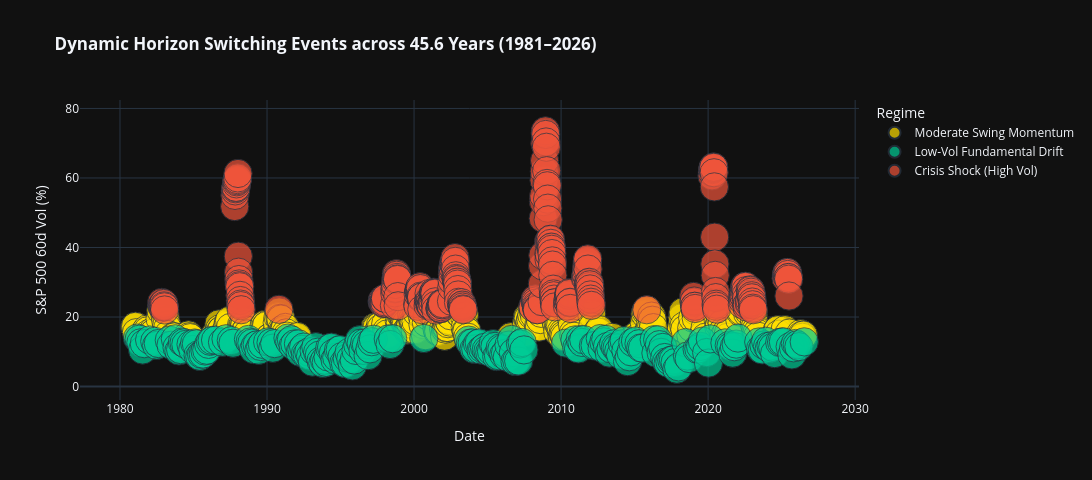

Source (notebook cell):
### Markdown cell above
## 8. Regime-Switching Timeline: How the Strategy Adapted $(H_t, F_t)$ Over Time

### Code cell
df_regime_logs = pd.DataFrame(adaptive_regime_logs)

fig_regimes = px.scatter(
    df_regime_logs, x='Date', y='S&P 500 60d Vol (%)',
    color='Regime', size=[10]*len(df_regime_logs),
    title="<b>Dynamic Horizon Switching Events across 45.6 Years (1981–2026)</b>",
    color_discrete_map={
        'Crisis Shock (High Vol)': '#EF553B',
        'Moderate Swing Momentum': '#FFDF00',
        'Low-Vol Fundamental Drift': '#00CC96'
    }
)

fig_regimes.update_layout(template='plotly_dark', width=1100, height=480)
fig_regimes.show()

### Figure 1 — Plotly figure (JSON) as saved in the notebook; plotly's stock layout.template omitted (floating-point values rounded to 4 significant figures; data arrays with more than 128 entries replaced by an {"elided": "..."} marker saying what was removed)
{"data": [{"hovertemplate": "Regime=Moderate Swing Momentum<br>Date=%{x}<br>S&P 500 60d Vol (%)=%{y}<br>size=%{marker.size}<extra></extra>", "legendgroup": "Moderate Swing Momentum", "marker": {"color": "#FFDF00", "size": {"elided": "232 int values"}, "sizemode": "area", "sizeref": 0.025, "symbol": "circle"}, "mode": "markers", "name": "Moderate Swing Momentum", "orientation": "v", "showlegend": true, "type": "scatter", "x": {"elided": "232 str values"}, "xaxis": "x", "y": {"elided": "232 float values"}, "yaxis": "y"}, {"hovertemplate": "Regime=Low-Vol Fundamental Drift<br>Date=%{x}<br>S&P 500 60d Vol (%)=%{y}<br>size=%{marker.size}<extra></extra>", "legendgroup": "Low-Vol Fundamental Drift", "marker": {"color": "#00CC96", "size": {"elided": "218 int values"}, "sizemode": "area", "sizeref": 0.025, "symbol": "circle"}, "mode": "markers", "name": "Low-Vol Fundamental Drift", "orientation": "v", "showlegend": true, "type": "scatter", "x": {"elided": "218 str values"}, "xaxis": "x", "y": {"elided": "218 float values"}, "yaxis": "y"}, {"hovertemplate": "Regime=Crisis Shock (High Vol)<br>Date=%{x}<br>S&P 500 60d Vol (%)=%{y}<br>size=%{marker.size}<extra></extra>", "legendgroup": "Crisis Shock (High Vol)", "marker": {"color": "#EF553B", "size": {"elided": "297 int values"}, "sizemode": "area", "sizeref": 0.025, "symbol": "circle"}, "mode": "markers", "name": "Crisis Shock (High Vol)", "orientation": "v", "showlegend": true, "type": "scatter", "x": {"elided": "297 str values"}, "xaxis": "x", "y": {"elided": "297 float values"}, "yaxis": "y"}], "layout": {"height": 480, "legend": {"itemsizing": "constant", "title": {"text": "Regime"}, "tracegroupgap": 0}, "title": {"text": "<b>Dynamic Horizon Switching Events across 45.6 Years (1981–2026)</b>"}, "width": 1100, "xaxis": {"anchor": "y", "domain": [0.0, 1.0], "title": {"text": "Date"}}, "yaxis": {"anchor": "x", "domain": [0.0, 1.0], "title": {"text": "S&P 500 60d Vol (%)"}}}}
